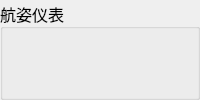
      <widget class="QGroupBox" name="groupBox_2">
       <property name="sizePolicy">
        <sizepolicy hsizetype="Expanding" vsizetype="Expanding">
         <horstretch>0</horstretch>
         <verstretch>0</verstretch>
        </sizepolicy>
       </property>
       <property name="minimumSize">
        <size>
         <width>0</width>
         <height>0</height>
        </size>
       </property>
       <property name="font">
        <font>
         <family>阿里巴巴普惠体 Medium</family>
         <pointsize>12</pointsize>
        </font>
       </property>
       <property name="title">
        <string>航姿仪表</string>
       </property>
       <property name="alignment">
        <set>Qt::AlignLeading|Qt::AlignLeft|Qt::AlignVCenter</set>
       </property>
       <property name="flat">
        <bool>false</bool>
       </property>
       <property name="checkable">
        <bool>false</bool>
       </property>
       <layout class="QVBoxLayout" name="verticalLayout_6">
        <item>
         <layout class="QGridLayout" name="gridLayout_4">
          <item row="1" column="5" colspan="2">
           <widget class="GaugePlane" name="gaugePlane">
            <property name="sizePolicy">
             <sizepolicy hsizetype="Expanding" vsizetype="Expanding">
              <horstretch>0</horstretch>
              <verstretch>0</verstretch>
             </sizepolicy>
            </property>
            <property name="maximumSize">
             <size>
              <width>16777215</width>
              <height>16777215</height>
             </size>
            </property>
            <property name="borderOutColorStart">
             <color>
              <red>170</red>
              <green>170</green>
              <blue>255</blue>
             </color>
            </property>
            <property name="bgColor">
             <color alpha="150">
              <red>0</red>
              <green>170</green>
              <blue>255</blue>
             </color>
            </property>
            <property name="planeColor">
             <color>
              <red>170</red>
              <green>170</green>
              <blue>127</blue>
             </color>
            </property>
            <property name="pointerColor">
             <color>
              <red>255</red>
              <green>0</green>
              <blue>0</blue>
             </color>
            </property>
            <property name="handleColor">
             <color>
              <red>255</red>
              <green>255</green>
              <blue>0</blue>
             </color>
            </property>
            <property name="degValue">
             <number>0</number>
            </property>
            <property name="rollValue">
             <number>0</number>
            </property>
           </widget>
          </item>
          <item row="0" column="5" colspan="2">
           <widget class="RulerLine" name="rulerLine">
            <property name="sizePolicy">
             <sizepolicy hsizetype="Expanding" vsizetype="Fixed">
              <horstretch>0</horstretch>
              <verstretch>0</verstretch>
             </sizepolicy>
            </property>
            <property name="maximumSize">
             <size>
              <width>16777215</width>
              <height>100</height>
             </size>
            </property>
            <property name="font">
             <font>
              <family>阿里巴巴普惠体 Medium</family>
              <pointsize>8</pointsize>
             </font>
            </property>
            <property name="minValue">
             <double>0.000000000000000</double>
            </property>
            <property name="maxValue">
             <double>360.000000000000000</double>
            </property>
            <property name="value">
             <double>180.000000000000000</double>
            </property>
            <property name="longStep">
             <number>30</number>
            </property>
            <property name="shortStep">
             <number>5</number>
            </property>
            <property name="space">
             <number>10</number>
            </property>
            <property name="animation">
             <bool>false</bool>
            </property>
            <property name="pointerColor">
             <color alpha="100">
              <red>100</red>
              <green>184</green>
              <blue>255</blue>
             </color>
            </property>
           </widget>
          </item>
          <item row="0" column="8" rowspan="2">
           <widget class="RulerBar" name="rulerBar">
            <property name="sizePolicy">
             <sizepolicy hsizetype="Fixed" vsizetype="Expanding">
              <horstretch>0</horstretch>
              <verstretch>0</verstretch>
             </sizepolicy>
            </property>
            <property name="maximumSize">
             <size>
              <width>16777215</width>
              <height>16777215</height>
             </size>
            </property>
            <property name="font">
             <font>
              <family>阿里巴巴普惠体 Medium</family>
              <pointsize>8</pointsize>
             </font>
            </property>
            <property name="minValue">
             <double>-100.000000000000000</double>
            </property>
            <property name="value">
             <double>0.000000000000000</double>
            </property>
            <property name="precision">
             <number>0</number>
            </property>
            <property name="longStep">
             <number>10</number>
            </property>
            <property name="shortStep">
             <number>1</number>
            </property>
            <property name="space">
             <number>20</number>
            </property>
            <property name="animation">
             <bool>false</bool>
            </property>
            <property name="bgColorStart">
             <color>
              <red>0</red>
              <green>170</green>
              <blue>0</blue>
             </color>
            </property>
            <property name="bgColorEnd">
             <color>
              <red>170</red>
              <green>85</green>
              <blue>255</blue>
             </color>
            </property>
            <property name="lineColor">
             <color>
              <red>255</red>
              <green>255</green>
              <blue>255</blue>
             </color>
            </property>
            <property name="barBgColor">
             <color>
              <red>255</red>
              <green>255</green>
              <blue>255</blue>
             </color>
            </property>
            <property name="barColor">
             <color>
              <red>170</red>
              <green>255</green>
              <blue>255</blue>
             </color>
            </property>
           </widget>
          </item>
         </layout>
        </item>
       </layout>
      </widget>
